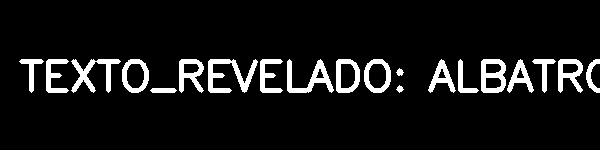
#> input picture EXAMEN/m1_oscura.png, 600 x 150 px, found by its file name
$ python CodigoExamen.py
#> lines starting #> are read from the running program, lines starting #| are printed output that depends on the picture; after the words box and inside, x2 and y2 are one past the last pixel; in counts of white or black regions, pixels touching at a corner belong together
import cv2
import numpy as np
import math
import os

# --- CONFIGURACIÓN DE RUTAS ---
base_path = r"C:\Users\Arles Aguilar\Documents\Tareas Graficacion\EXAMEN"

print("Iniciando operaciones de Graficación Táctica...")

# ==========================================
# MISIÓN 1: El Mensaje Subexpuesto
# ==========================================
print("Ejecutando Misión 1...")
img1_path = os.path.join(base_path, 'm1_oscura.png')
img1 = cv2.imread(img1_path, cv2.IMREAD_GRAYSCALE)
#> img1: shape (150, 600); values 2 (black) and 4 (white), 8% white; 20 white regions, largest, box (x1, y1, x2, y2) and area: (208, 59, 258, 93) 705, (71, 59, 121, 93) 621, (287, 59, 334, 93) 599

if img1 is not None:
    # --- MODO OPENCV ---
    # Usamos cv2.multiply que maneja automáticamente el límite de 255 (saturación)
    img1_cv = cv2.multiply(img1, 50)

    cv2.imwrite(os.path.join(base_path, 'm1_recuperada.png'), img1_cv)
    print("Misión 1 completada.")
else:
    print(f"Error: No se encontró la imagen en {img1_path}")

# ==========================================
# MISIÓN 2: El QR Fragmentado
# ==========================================
print("Ejecutando Misión 2...")
img2_1_path = os.path.join(base_path, 'm2_mitad1.png')
img2_2_path = os.path.join(base_path, 'm2_mitad2.png')

mitad1 = cv2.imread(img2_1_path)
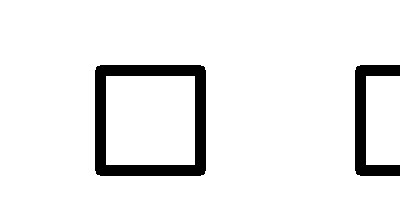
#> input picture EXAMEN/m2_mitad1.png, 400 x 200 px, found by its file name
#> mitad1 is the input picture: shape (200, 400, 3); 92.1% white; 2 black regions, box (x1, y1, x2, y2) and area: (95, 65, 206, 176) 4360, (355, 65, 400, 176) 1949
mitad2 = cv2.imread(img2_2_path)
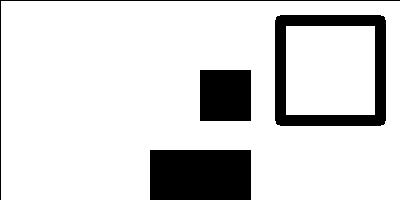
#> input picture EXAMEN/m2_mitad2.png, 400 x 200 px, found by its file name
#> mitad2 is the input picture: shape (200, 400, 3); 84.2% white; 4 black regions, box (x1, y1, x2, y2) and area: (150, 150, 251, 200) 5050, (275, 15, 386, 126) 4360, (200, 70, 251, 121) 2601, (0, 0, 400, 200) 599

if mitad1 is not None and mitad2 is not None:
    # 1. Crear lienzo blanco de 400x400 (3 canales)
    lienzo_qr = np.ones((400, 400, 3), dtype=np.uint8) * 255

    # 2. Obtener dimensiones de las mitades
    h1, w1 = mitad1.shape[:2]
#> h1 = 200; w1 = 400
    h2, w2 = mitad2.shape[:2]
#> h2 = 200; w2 = 400

    # 3. Colocar la mitad 1 en la parte superior del lienzo
    lienzo_res1 = np.ones((400, 400, 3), dtype=np.uint8) * 255
    lienzo_res1[0:h1, 0:w1] = mitad1

    # 4. Rotar mitad 2 180°
    M_rot = cv2.getRotationMatrix2D((w2 / 2, h2 / 2), 180, 1.0)
    mitad2_rotada = cv2.warpAffine(mitad2, M_rot, (w2, h2), borderValue=(255, 255, 255))
#> mitad2_rotada: shape (200, 400, 3); 85% white; 3 black regions, box (x1, y1, x2, y2) and area: (150, 1, 251, 51) 5050, (15, 75, 126, 186) 4360, (150, 80, 201, 131) 2601

    # 5. Colocar la mitad 2 rotada en la parte inferior del lienzo
    lienzo_res2 = np.ones((400, 400, 3), dtype=np.uint8) * 255
    # Asumimos que la mitad 2 va en la mitad inferior (de la fila 200 a la 400)
    lienzo_res2[400-h2:400, 0:w2] = mitad2_rotada
#> lienzo_res2: shape (400, 400, 3); 92.5% white; 3 black regions, box (x1, y1, x2, y2) and area: (150, 201, 251, 251) 5050, (15, 275, 126, 386) 4360, (150, 280, 201, 331) 2601

    # 6. Unir ambas imágenes usando AND (mantiene los trazos negros sobre fondo blanco)
    qr_completo = cv2.bitwise_and(lienzo_res1, lienzo_res2)
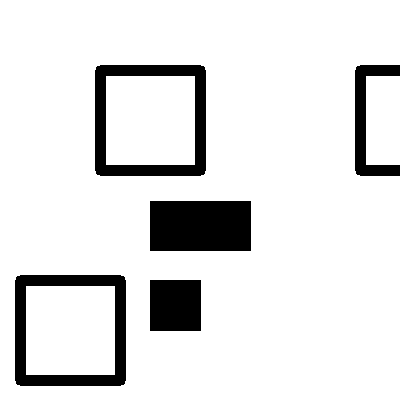
#> qr_completo: shape (400, 400, 3); 88.5% white; 5 black regions, box (x1, y1, x2, y2) and area: (150, 201, 251, 251) 5050, (95, 65, 206, 176) 4360, (15, 275, 126, 386) 4360, (150, 280, 201, 331) 2601, (355, 65, 400, 176) 1949

    cv2.imwrite(os.path.join(base_path, 'm2_qr_reparado.png'), qr_completo)
    print("Misión 2 completada.")
else:
    print("Error: No se encontraron las mitades del QR")

# ==========================================
# MISIÓN 3: El Sello Biométrico
# ==========================================
print("Ejecutando Misión 3...")
# 1. Crear el lienzo con color base BGR(50, 20, 20)
sello = np.zeros((500, 500, 3), dtype=np.uint8)
sello[:] = (50, 20, 20)

# 2. Dibujar círculo (centro 250,250, radio 100, amarillo BGR(0, 255, 255), grosor 3)
cv2.circle(sello, (250, 250), 100, (0, 255, 255), 3)

# 3. Dibujar rectángulo rojo sólido (200,200 a 300,300, BGR(0, 0, 255), grosor -1 para rellenar)
cv2.rectangle(sello, (200, 200), (300, 300), (0, 0, 255), -1)

# 4. Trazar líneas blancas diagonales (grosor 2)
cv2.line(sello, (0, 0), (500, 500), (255, 255, 255), 2)
cv2.line(sello, (500, 0), (0, 500), (255, 255, 255), 2)
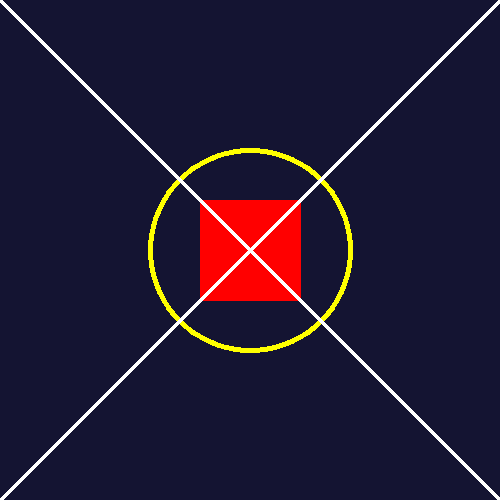
#> sello: shape (500, 500, 3); mean of channels 0, 1, 2 51.6, 26.8, 36.2; drawn as B, G, R

cv2.imwrite(os.path.join(base_path, 'm3_sello_forjado.png'), sello)
print("Misión 3 completada.")

# ==========================================
# MISIÓN 4: La Frecuencia Térmica
# ==========================================
print("Ejecutando Misión 4...")
# Buscamos el archivo .png como aparecía en tu captura de GitHub
img4_path = os.path.join(base_path, 'm4_ruido.png')
img4 = cv2.imread(img4_path)
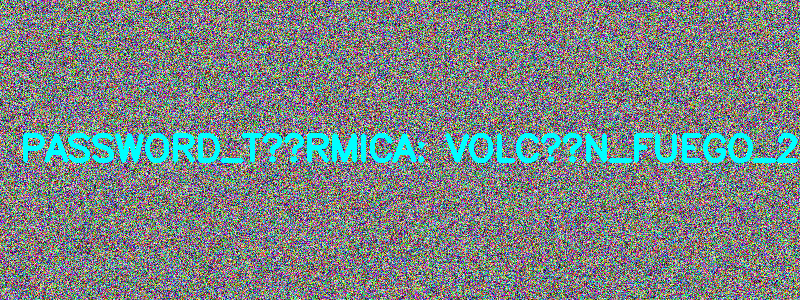
#> input picture EXAMEN/m4_ruido.png, 800 x 300 px, found by its file name
#> img4 is the input picture: shape (300, 800, 3); mean B, G, R 132, 132, 122.4

if img4 is not None:
    # 1. Convertir a HSV
    hsv = cv2.cvtColor(img4, cv2.COLOR_BGR2HSV)
#> hsv: shape (300, 800, 3); mean H, S, V 89.6, 174.7, 194.1

    # 2. Crear máscara con los rangos sugeridos para el Cyan
    lower_cyan = np.array([80, 100, 100])
    upper_cyan = np.array([100, 255, 255])
    mascara_cyan = cv2.inRange(hsv, lower_cyan, upper_cyan)
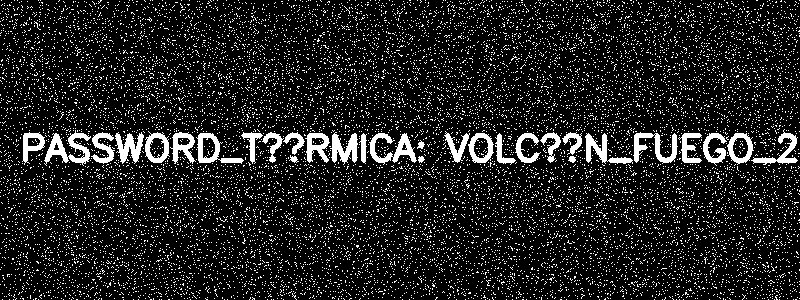
#> mascara_cyan: shape (300, 800); 12.9% white; 13849 white regions (13819 under 20 px), largest, box (x1, y1, x2, y2) and area: (44, 130, 91, 166) 698, (369, 133, 417, 165) 637, (633, 132, 678, 164) 584

    cv2.imwrite(os.path.join(base_path, 'm4_clave_revelada.png'), mascara_cyan)
    print("Misión 4 completada.")
else:
    print(f"Error: No se encontró la imagen en {img4_path}")

# ==========================================
# MISIÓN 5: La Antena Parabólica
# ==========================================
print("Ejecutando Misión 5...")
# 1. Crear lienzo negro 500x500
lienzo_antena = np.zeros((500, 500, 3), dtype=np.uint8)

# 2. Bucle para t
t = 0.0
while t <= 6.28:
    # 3. Calcular x e y, redondearlos a int
    x = int(250 + 150 * math.sin(3 * t))
    y = int(250 + 150 * math.sin(2 * t))

    # 4. Pintar el punto
    cv2.circle(lienzo_antena, (x, y), 1, (255, 255, 255), -1)

    t += 0.01
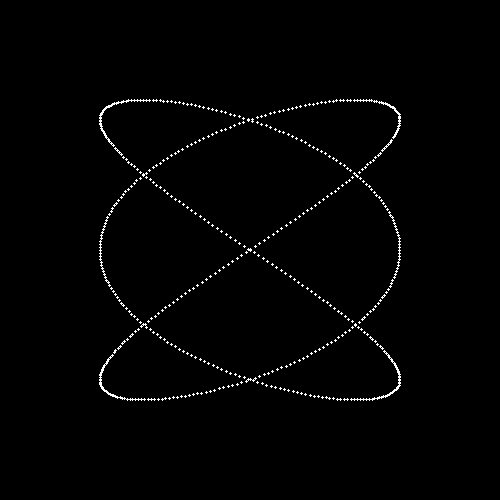
#> lienzo_antena: shape (500, 500, 3); 1.2% white in thin lines or dots, all inside (x1, y1, x2, y2) = (99, 99, 401, 401)
#> after the loop, t = 6.29

cv2.imwrite(os.path.join(base_path, 'm5_antena.png'), lienzo_antena)
print("Misión 5 completada.")

print("\n¡Todas las misiones completadas! Revisa la carpeta EXAMEN para ver los resultados.")
